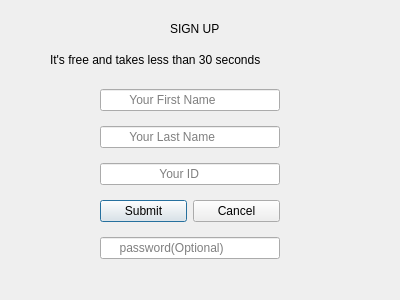
<?xml version="1.0" encoding="UTF-8"?>
<ui version="4.0">
 <class>Signupview</class>
 <widget class="QDialog" name="Signupview">
  <property name="geometry">
   <rect>
    <x>0</x>
    <y>0</y>
    <width>400</width>
    <height>300</height>
   </rect>
  </property>
  <property name="windowTitle">
   <string>Dialog</string>
  </property>
  <widget class="QLabel" name="label">
   <property name="geometry">
    <rect>
     <x>170</x>
     <y>20</y>
     <width>101</width>
     <height>17</height>
    </rect>
   </property>
   <property name="text">
    <string>SIGN UP</string>
   </property>
  </widget>
  <widget class="QLabel" name="label_2">
   <property name="geometry">
    <rect>
     <x>50</x>
     <y>50</y>
     <width>271</width>
     <height>20</height>
    </rect>
   </property>
   <property name="text">
    <string>It's free and takes less than 30 seconds</string>
   </property>
  </widget>
  <widget class="QWidget" name="">
   <property name="geometry">
    <rect>
     <x>100</x>
     <y>80</y>
     <width>180</width>
     <height>191</height>
    </rect>
   </property>
   <layout class="QVBoxLayout" name="verticalLayout">
    <item>
     <widget class="QLineEdit" name="firstNameLE">
      <property name="placeholderText">
       <string>        Your First Name</string>
      </property>
     </widget>
    </item>
    <item>
     <widget class="QLineEdit" name="lastnameLE">
      <property name="placeholderText">
       <string>        Your Last Name</string>
      </property>
     </widget>
    </item>
    <item>
     <widget class="QLineEdit" name="idLE">
      <property name="placeholderText">
       <string>                 Your ID</string>
      </property>
     </widget>
    </item>
    <item>
     <layout class="QHBoxLayout" name="horizontalLayout">
      <item>
       <widget class="QPushButton" name="submitBtn">
        <property name="text">
         <string>Submit</string>
        </property>
       </widget>
      </item>
      <item>
       <widget class="QPushButton" name="cancelBtn">
        <property name="text">
         <string>Cancel</string>
        </property>
       </widget>
      </item>
     </layout>
    </item>
    <item>
     <widget class="QLineEdit" name="pwdLE">
      <property name="text">
       <string/>
      </property>
      <property name="echoMode">
       <enum>QLineEdit::Password</enum>
      </property>
      <property name="placeholderText">
       <string>     password(Optional)</string>
      </property>
     </widget>
    </item>
   </layout>
  </widget>
 </widget>
 <resources/>
 <connections/>
</ui>
